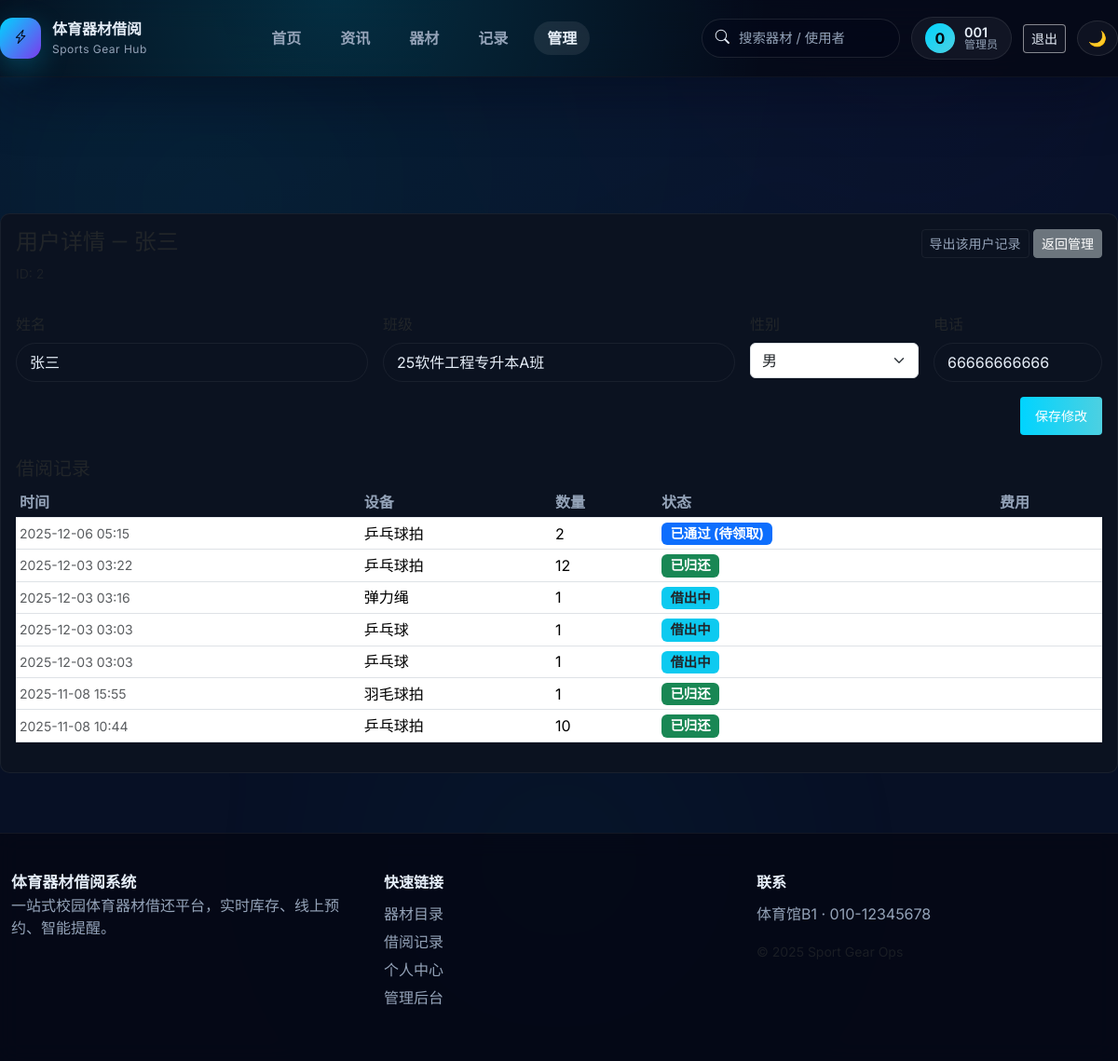
The app's page /admin/user/2 (signed in) with its own data.
### models.py (models this page shows, shortened)
class User(db.Model):
    __tablename__ = 'user'
    id = db.Column(db.Integer, primary_key=True)
    username = db.Column(db.String(80), unique=True, nullable=False)
    password_hash = db.Column(db.String(200), nullable=False)
    is_admin = db.Column(db.Boolean, default=False)
    full_name = db.Column(db.String(120), nullable=True)
    class_name = db.Column(db.String(120), nullable=True)
    gender = db.Column(db.String(16), nullable=True)
    phone = db.Column(db.String(30), nullable=True)

class BorrowRecord(db.Model):
    __tablename__ = 'borrow_record'
    id = db.Column(db.Integer, primary_key=True)
    equipment_id = db.Column(db.Integer, db.ForeignKey('equipment.id'), nullable=False)
    user_id = db.Column(db.Integer, db.ForeignKey('user.id'), nullable=True)
    equipment = db.relationship('Equipment', backref=db.backref('borrow_records', lazy=True))
    user = db.relationship('User', backref=db.backref('borrow_records', lazy=True))
    user_name = db.Column(db.String(120), nullable=False)
    quantity = db.Column(db.Integer, nullable=False)
    status = db.Column(db.String(20), nullable=False, default='borrowed')
    borrow_date = db.Column(db.DateTime, default=lambda: datetime.datetime.now(timezone.utc))
    due_date = db.Column(db.DateTime, nullable=True)
    return_date = db.Column(db.DateTime, nullable=True)
    fine = db.Column(db.Float, default=0.0)
    damage_cost = db.Column(db.Float, default=0.0)
    is_damaged = db.Column(db.Boolean, default=False)

class Equipment(db.Model):
    __tablename__ = 'equipment'
    id = db.Column(db.Integer, primary_key=True)
    name = db.Column(db.String(120), nullable=False)
    total_quantity = db.Column(db.Integer, nullable=False, default=1)
    available_quantity = db.Column(db.Integer, nullable=False, default=1)
    price = db.Column(db.Float, nullable=False, default=0.0)

### app.py (the view)
    @app.route('/admin/user/<int:user_id>')
    @admin_required
    def admin_view_user(user_id: int):
        user = db.session.get(User, user_id)
        if not user:
            flash('用户未找到', 'error')
            return redirect(url_for('admin'))
        records = BorrowRecord.query.filter_by(user_id=user.id).order_by(BorrowRecord.borrow_date.desc()).all()
        return render_template('admin_user.html', user=user, records=records)

### services/auth.py (called while the page is built)
def get_current_user() -> Optional[User]:
    if hasattr(g, '_cached_user'):
        return g._cached_user
    user_id = session.get('user_id')
    user = db.session.get(User, user_id) if user_id else None
    g._cached_user = user
    return user

def admin_required(view):
    @wraps(view)
    def wrapped(*args, **kwargs):
        if not session.get('is_admin'):
            flash('需要管理员权限', 'error')
            return redirect(url_for('login'))
        return view(*args, **kwargs)
    return wrapped

### templates/admin_user.html (shortened to what this page needs)
{% extends 'layout.html' %}
{% block content %}
<div class="card">
  <div class="card-body">
    <div class="d-flex justify-content-between align-items-start">
      <div>
        <h4>用户详情 — {{ user.username }}</h4>
        <div class="small text-muted">ID: {{ user.id }}</div>
      </div>
      <div class="text-end">
        <a class="btn btn-sm btn-outline-secondary" href="/export_my_records?user_id={{ user.id }}">导出该用户记录</a>
        <a class="btn btn-sm btn-secondary" href="/admin">返回管理</a>
      </div>
    </div>
    <form method="post" action="{{ url_for('edit_user', user_id=user.id) }}" class="row g-3 my-3">
      <div class="col-md-4">
        <label class="form-label">姓名</label>
        <input class="form-control" name="full_name" value="{{ user.full_name or '' }}">
      </div>
      <div class="col-md-4">
        <label class="form-label">班级</label>
        <input class="form-control" name="class_name" value="{{ user.class_name or '' }}">
      </div>
      <div class="col-md-2">
        <label class="form-label">性别</label>
        <select class="form-select" name="gender">
          <option value="male" {% if user.gender=='male' %}selected{% endif %}>男</option>
        </select>
      </div>
      <div class="col-md-2">
        <label class="form-label">电话</label>
        <input class="form-control" name="phone" value="{{ user.phone or '' }}">
      </div>
      <div class="col-12 text-end">
        <button class="btn btn-primary btn-sm">保存修改</button>
      </div>
    </form>
    <h5 class="mt-4">借阅记录</h5>
    <div class="table-responsive">
      <table class="table table-sm align-middle">
        <thead class="table-light"><tr><th>时间</th><th>设备</th><th>数量</th><th>状态</th><th>费用</th></tr></thead>
        <tbody>
          {% for r in records %}
          <tr>
            <td class="small text-muted">{{ r.borrow_date.strftime('%Y-%m-%d %H:%M') if r.borrow_date else 'Pending' }}</td>
            <td>{{ r.equipment.name if r.equipment else '已删除' }}</td>
            <td>{{ r.quantity }}</td>
            <td>
              {% if r.status == 'pending' %}
                <span class="badge bg-secondary">待审核</span>
              {% elif r.status == 'approved' %}
                <span class="badge bg-primary">已通过 (待领取)</span>
              {% elif r.status == 'rejected' %}
                <span class="badge bg-danger">已拒绝</span>
              {% elif r.status == 'borrowed' %}
                <span class="badge bg-info text-dark">借出中</span>
              {% elif r.status == 'returned' %}
                <span class="badge bg-success">已归还</span>
              {% elif r.status == 'repair_pending' %}
                <span class="badge bg-warning text-dark">报修中</span>
              {% else %}
                <span class="badge bg-secondary">{{ r.status }}</span>
              {% endif %}
            </td>
            <td>
            </td>
          </tr>
          {% endfor %}
        </tbody>
      </table>
    </div>
  </div>
</div>
{% endblock %}

### templates/layout.html (shortened to what this page needs)
<!doctype html>
<html lang="zh-CN">
  <head>
    <link href="https://cdn.jsdelivr.net/npm/bootstrap@5.3.2/dist/css/bootstrap.min.css" rel="stylesheet">
    <link href="https://cdn.jsdelivr.net/npm/bootstrap-icons@1.10.5/font/bootstrap-icons.css" rel="stylesheet">
    <link rel="stylesheet" href="https://cdnjs.cloudflare.com/ajax/libs/font-awesome/6.5.0/css/all.min.css" />
    <link rel="stylesheet" href="{{ url_for('static', filename='style.css') }}">
  </head>
  <body class="app-body">
    <header class="nav-shell">
      <div class="container nav-inner">
        <a class="brand" href="{{ url_for('index') }}">
          <span class="brand-mark"><i class="bi bi-lightning-charge"></i></span>
          <div>
            <div class="brand-title">体育器材借阅</div>
            <div class="brand-sub">Sports Gear Hub</div>
          </div>
        </a>
        <nav class="nav-links d-none d-lg-flex">
          <a href="{{ url_for('index') }}" class="nav-link {% if request.endpoint == 'index' %}active{% endif %}">首页</a>
          <a href="{{ url_for('news_list') }}" class="nav-link {% if request.endpoint in ['news_list','news_detail'] %}active{% endif %}">资讯</a>
          <a href="{{ url_for('catalog') }}" class="nav-link {% if request.endpoint == 'catalog' %}active{% endif %}">器材</a>
          <a href="{{ url_for('records') }}" class="nav-link {% if request.endpoint == 'records' %}active{% endif %}">记录</a>
          {% if current_user and current_user.is_admin %}
          <a href="{{ url_for('admin') }}" class="nav-link {% if request.endpoint.startswith('admin') %}active{% endif %}">管理</a>
          {% endif %}
        </nav>
        <div class="nav-actions">
          <form class="d-none d-xl-flex" method="get" action="{{ url_for('catalog') }}" role="search">
            <label class="search-pill">
              <i class="bi bi-search"></i>
              <input name="q" placeholder="搜索器材 / 使用者" autocomplete="off">
            </label>
          </form>
          {% if current_user %}
          <a class="user-pill" href="{{ url_for('profile') }}">
            <span class="avatar">{{ current_user.username[:1]|upper }}</span>
            <span class="user-meta">
              <span class="user-name">{{ current_user.username }}</span>
              <span class="user-role">{{ '管理员' if current_user.is_admin else '学生' }}</span>
            </span>
          </a>
          <a class="btn btn-sm btn-outline-light d-none d-lg-inline-flex" href="{{ url_for('logout') }}">退出</a>
          {% else %}
          <a class="btn btn-sm btn-outline-light me-2" href="{{ url_for('login') }}">登录</a>
          <a class="btn btn-sm btn-primary" href="{{ url_for('register') }}">注册</a>
          {% endif %}
          <button id="theme-toggle-btn" class="btn btn-icon" type="button" aria-label="切换主题">🌙</button>
        </div>
      </div>
      <div class="nav-glow" aria-hidden="true"></div>
    </header>
    <main class="container content-shell">
      {% block content %}{% endblock %}
    </main>
    <footer class="site-footer">
      <div class="container footer-grid">
        <div>
          <div class="brand-mini">体育器材借阅系统</div>
          <p>一站式校园体育器材借还平台，实时库存、线上预约、智能提醒。</p>
        </div>
        <div>
          <div class="footer-title">快速链接</div>
          <ul>
            <li><a href="{{ url_for('catalog') }}">器材目录</a></li>
            <li><a href="{{ url_for('records') }}">借阅记录</a></li>
            <li><a href="{{ url_for('profile') }}">个人中心</a></li>
            {% if current_user and current_user.is_admin %}<li><a href="{{ url_for('admin') }}">管理后台</a></li>{% endif %}
          </ul>
        </div>
        <div>
          <div class="footer-title">联系</div>
          <p>体育馆B1 · 010-12345678</p>
          <small class="text-muted">© {{ current_year if current_year else '2025' }} Sport Gear Ops</small>
        </div>
      </div>
    </footer>
  </body>
</html>

### records on screen
User: username "0", username "001", is_admin "管理员"
User: full_name "张三", class_name "25软件工程专升本A班", gender "男", phone "66666666666"
BorrowRecord: borrow_date "2025-12-06 05:15", equipment "乒乓球拍", quantity "2", status "已通过 (待领取)"
BorrowRecord: borrow_date "2025-12-03 03:22", equipment "乒乓球拍", quantity "12", status "已归还"
BorrowRecord: borrow_date "2025-12-03 03:16", equipment "弹力绳", quantity "1", status "借出中"
BorrowRecord: borrow_date "2025-12-03 03:03", equipment "乒乓球", quantity "1", status "借出中"
BorrowRecord: borrow_date "2025-12-03 03:03", equipment "乒乓球", quantity "1", status "借出中"
BorrowRecord: borrow_date "2025-11-08 15:55", equipment "羽毛球拍", quantity "1", status "已归还"
BorrowRecord: borrow_date "2025-11-08 10:44", equipment "乒乓球拍", quantity "10", status "已归还"
